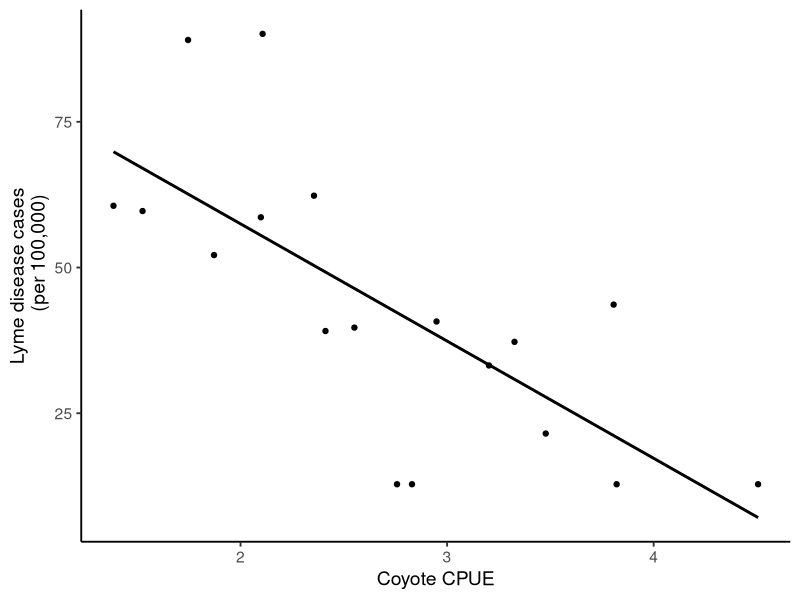
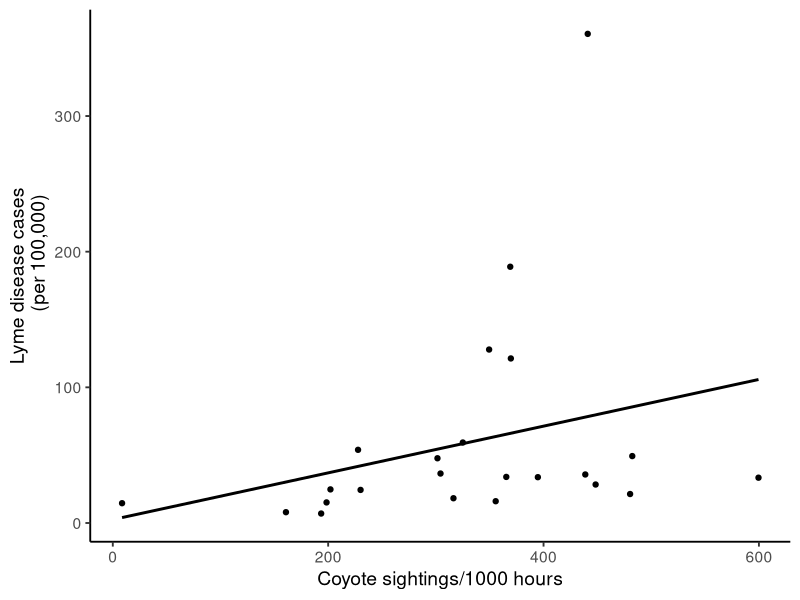
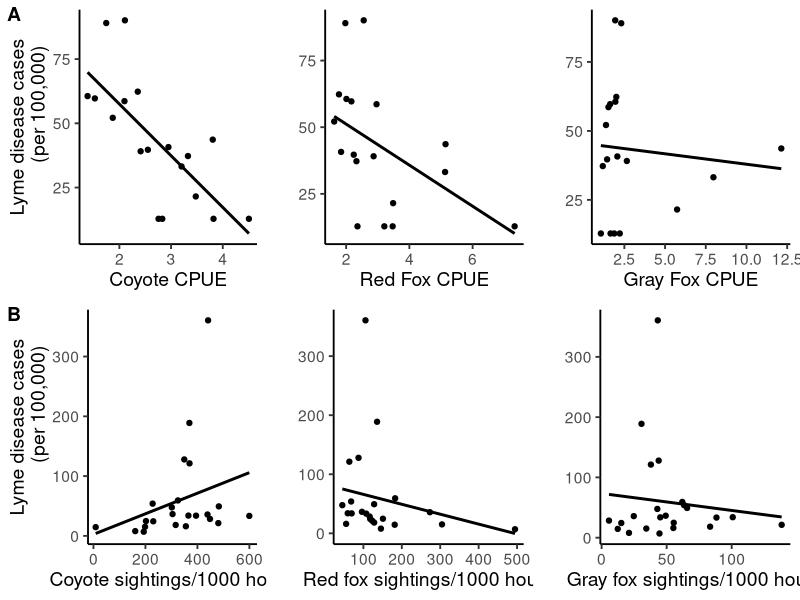
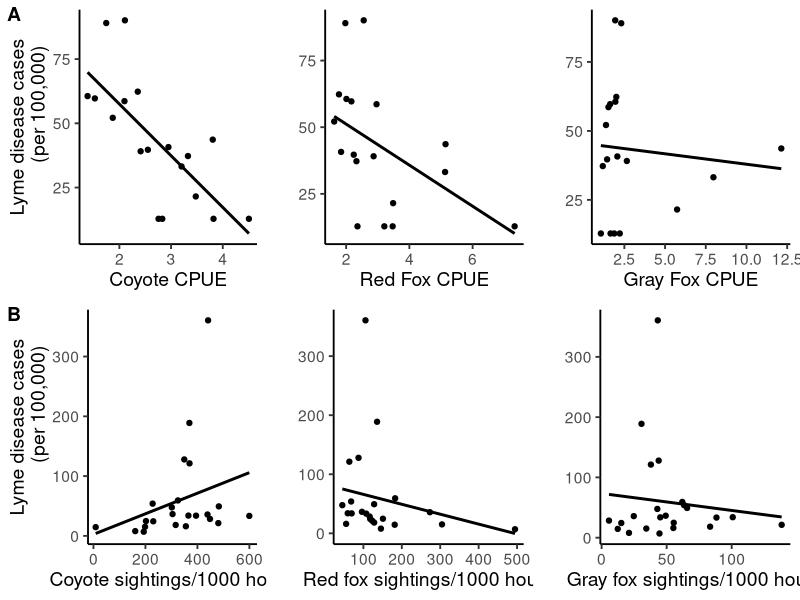

The R source for these figures, in order:
library(readr)
library(dplyr)
library(ggplot2)

### NH Analysis
{
  NHspace <- read_csv("data_spatial/nh_spatial.csv", skip = 2)
  
  NHgfspace <- lm(lyme ~ gf, data = NHspace)
  summary(NHgfspace)
  
  NHgfspace.plot<-NHgfspace%>%
    ggplot(aes(x=gf, y=lyme))+
    geom_point()+
    geom_smooth(method=lm, se = F, color = 'black')+
    xlab("Gray Fox CPUE")+
    ylab("") +
    theme_classic(base_size = 14)
  NHgfspace.plot
  
  NHrfspace <- lm(lyme ~ rf, data = NHspace)
  summary(NHrfspace)
  
  NHrfspace.plot<-NHrfspace%>%
    ggplot(aes(x=rf, y=lyme))+
    geom_point()+
    geom_smooth(method=lm, se = F, color = 'black')+
    xlab("Red Fox CPUE")+
    ylab("") +
    theme_classic(base_size = 14) 
   NHrfspace.plot
  
  NHcoyspace <- lm(lyme ~ coy, data = NHspace)
  summary(NHcoyspace)
  
  NHcoyspace.plot<-NHcoyspace%>%
    ggplot(aes(x=coy, y=lyme))+
    geom_point()+
    geom_smooth(method=lm, se = F, color = 'black')+
    xlab("Coyote CPUE")+
    ylab("Lyme disease cases
         (per 100,000)")+
    theme_classic(base_size = 14)
  NHcoyspace.plot
  

  
}

### NY analysis
{
  
  NYspace <- read_csv("data_spatial/ny_spatial.csv", skip = 2)
  
  
  NYgfspace <- lm(lyme ~ gf, data = NYspace)
  summary(NYgfspace)
  
  NYgfspace.plot<-NYgfspace%>%
    ggplot(aes(x=gf, y=lyme))+
    geom_point()+
    geom_smooth(method=lm, se = F, color = 'black')+
    xlab("Gray fox sightings/1000 hours")+
    ylab("") +
    theme_classic(base_size = 14)
  NYgfspace.plot
  
  NYrfspace <- lm(lyme ~ rf, data = NYspace)
  summary(NYrfspace)
  
  NYrfspace.plot<-NYrfspace%>%
    ggplot(aes(x=rf, y=lyme))+
    geom_point()+
    geom_smooth(method=lm, se = F, color = 'black')+
    xlab("Red fox sightings/1000 hours")+
    ylab("") +
    theme_classic(base_size = 14)
  NYrfspace.plot
  
  NYcoyspace <- lm(lyme ~ coy, data = NYspace)
  summary(NYcoyspace)
  
  NYcoyspace.plot<-NYcoyspace%>%
    ggplot(aes(x=coy, y=lyme))+
    geom_point()+
    geom_smooth(method=lm, se = F, color = 'black')+
    xlab("Coyote sightings/1000 hours")+
    ylab("Lyme disease cases
         (per 100,000)")+
    theme_classic(base_size = 14)
  NYcoyspace.plot
}

{
  library(cowplot)
  spatial_result_figure <- plot_grid(NHcoyspace.plot,NHrfspace.plot,NHgfspace.plot,
            NYcoyspace.plot,NYrfspace.plot,NYgfspace.plot,
            ncol = 3,
            labels = c('A','','','B','',''))
  
  ggsave('figures/figure2.pdf', spatial_result_figure, width = 10, height = 6, units = 'in')
  ggsave('figures/figure2.png', spatial_result_figure, width = 10, height = 6, units = 'in')
}

